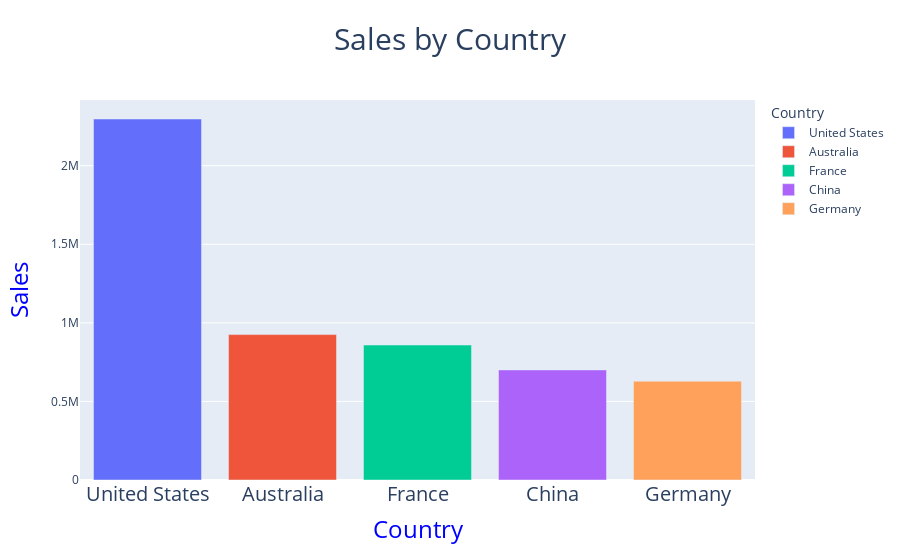

Notebook cell for this chart:
### Code cell
fig6 = px.bar(group2.head(5) , x='Country', y='Sales', color='Country' , title='Sales by Country')
fig6.update_layout(title_x=0.5, title_font_size=30)
fig6.update_xaxes(title_text='Country', title_font_size=24, title_font_color='blue')
fig6.update_yaxes(title_text='Sales', title_font_size=24, title_font_color='blue')
fig6.update_xaxes(tickfont_size=20)

### Figure 1 — Plotly figure (JSON) as saved in the notebook; plotly's stock layout.template omitted (floating-point values rounded to 4 significant figures)
{"data": [{"alignmentgroup": "True", "hovertemplate": "Country=%{x}<br>Sales=%{y}<extra></extra>", "legendgroup": "United States", "marker": {"color": "#636efa", "pattern": {"shape": ""}}, "name": "United States", "offsetgroup": "United States", "orientation": "v", "showlegend": true, "textposition": "auto", "type": "bar", "x": ["United States"], "xaxis": "x", "y": [2297000.0], "yaxis": "y"}, {"alignmentgroup": "True", "hovertemplate": "Country=%{x}<br>Sales=%{y}<extra></extra>", "legendgroup": "Australia", "marker": {"color": "#EF553B", "pattern": {"shape": ""}}, "name": "Australia", "offsetgroup": "Australia", "orientation": "v", "showlegend": true, "textposition": "auto", "type": "bar", "x": ["Australia"], "xaxis": "x", "y": [925200.0], "yaxis": "y"}, {"alignmentgroup": "True", "hovertemplate": "Country=%{x}<br>Sales=%{y}<extra></extra>", "legendgroup": "France", "marker": {"color": "#00cc96", "pattern": {"shape": ""}}, "name": "France", "offsetgroup": "France", "orientation": "v", "showlegend": true, "textposition": "auto", "type": "bar", "x": ["France"], "xaxis": "x", "y": [858900.0], "yaxis": "y"}, {"alignmentgroup": "True", "hovertemplate": "Country=%{x}<br>Sales=%{y}<extra></extra>", "legendgroup": "China", "marker": {"color": "#ab63fa", "pattern": {"shape": ""}}, "name": "China", "offsetgroup": "China", "orientation": "v", "showlegend": true, "textposition": "auto", "type": "bar", "x": ["China"], "xaxis": "x", "y": [700600.0], "yaxis": "y"}, {"alignmentgroup": "True", "hovertemplate": "Country=%{x}<br>Sales=%{y}<extra></extra>", "legendgroup": "Germany", "marker": {"color": "#FFA15A", "pattern": {"shape": ""}}, "name": "Germany", "offsetgroup": "Germany", "orientation": "v", "showlegend": true, "textposition": "auto", "type": "bar", "x": ["Germany"], "xaxis": "x", "y": [628800.0], "yaxis": "y"}], "layout": {"barmode": "relative", "legend": {"title": {"text": "Country"}, "tracegroupgap": 0}, "title": {"font": {"size": 30}, "text": "Sales by Country", "x": 0.5}, "xaxis": {"anchor": "y", "categoryarray": ["United States", "Australia", "France", "China", "Germany"], "categoryorder": "array", "domain": [0, 1], "tickfont": {"size": 20}, "title": {"font": {"color": "blue", "size": 24}, "text": "Country"}}, "yaxis": {"anchor": "x", "domain": [0, 1], "title": {"font": {"color": "blue", "size": 24}, "text": "Sales"}}}}
